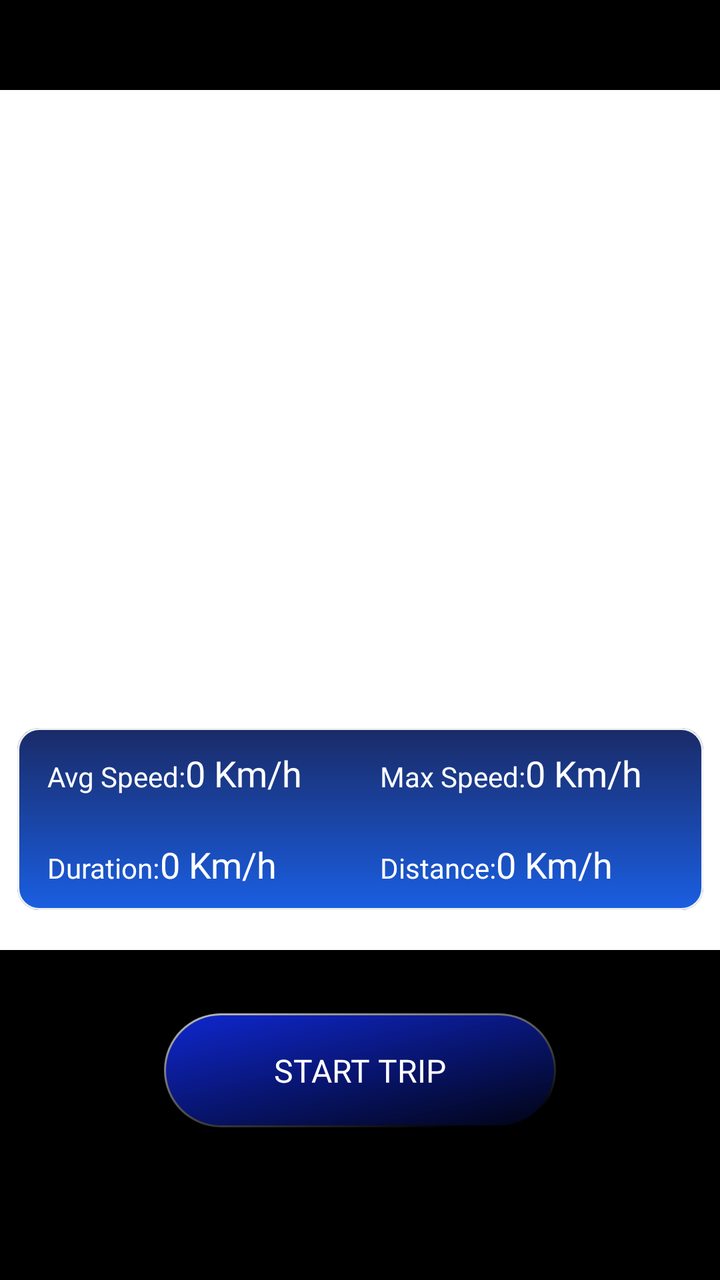
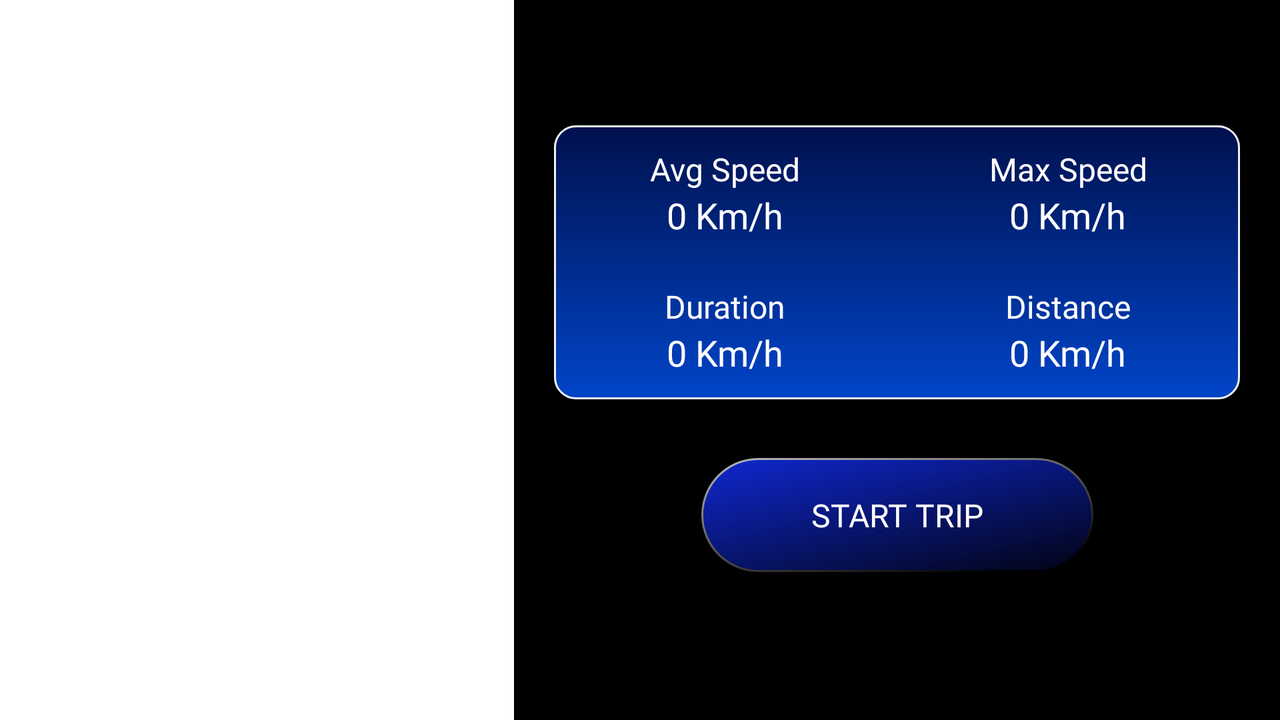

Two renders of one Android screen. The first uses the default layout on a phone; the second uses the alternative layout the repository ships for a different screen configuration, on a matching device. The two XML files are below.
<!-- AndroidManifest.xml: application theme Theme.GpsSpeedometerProX -->
<!-- res/layout/fragment_map.xml -->
<?xml version="1.0" encoding="utf-8"?>
<androidx.constraintlayout.widget.ConstraintLayout xmlns:android="http://schemas.android.com/apk/res/android"
    xmlns:app="http://schemas.android.com/apk/res-auto"
    android:layout_width="match_parent"
    android:layout_height="match_parent"
    android:background="@color/black">

    <LinearLayout
        android:id="@+id/layout_map"
        android:layout_width="match_parent"
        android:layout_height="0dp"
        android:layout_marginTop="45dp"
        android:background="@color/white"
        android:orientation="vertical"
        app:layout_constraintBottom_toTopOf="@id/line0"
        app:layout_constraintTop_toTopOf="parent">



    </LinearLayout>


    <LinearLayout
        android:layout_width="wrap_content"
        android:layout_height="wrap_content"
        android:layout_marginBottom="20dp"
        android:background="@drawable/ic_background_clock_map"
        android:gravity="center"
        android:orientation="vertical"
        android:weightSum="2"
        app:layout_constraintBottom_toBottomOf="@id/layout_map"
        app:layout_constraintEnd_toEndOf="parent"
        app:layout_constraintStart_toStartOf="parent">

        <LinearLayout
            android:layout_width="match_parent"
            android:layout_height="0dp"
            android:layout_marginLeft="10dp"
            android:layout_weight="1"
            android:gravity="center"
            android:orientation="horizontal"
            android:weightSum="2">

            <LinearLayout
                android:layout_width="0dp"
                android:layout_height="wrap_content"
                android:layout_weight="1"
                android:orientation="horizontal">

                <TextView
                    android:layout_width="wrap_content"
                    android:layout_height="wrap_content"
                    android:fontFamily="@font/roboto_medium"
                    android:text="@string/tv_avp_speed_"
                    android:textColor="@color/white"
                    android:textSize="14dp" />

                <TextView
                    android:id="@+id/tv_avg_speed"
                    android:layout_width="wrap_content"
                    android:layout_height="wrap_content"
                    android:fontFamily="@font/roboto_medium"
                    android:text="0 Km/h"
                    android:textColor="@color/white"
                    android:textSize="18dp" />
            </LinearLayout>

            <LinearLayout
                android:layout_width="0dp"
                android:layout_height="wrap_content"
                android:layout_weight="1"
                android:orientation="horizontal">

                <TextView
                    android:layout_width="wrap_content"
                    android:layout_height="wrap_content"
                    android:fontFamily="@font/roboto_medium"
                    android:text="@string/tv_max_speed_"
                    android:textColor="@color/white"
                    android:textSize="14dp" />

                <TextView
                    android:id="@+id/tv_max_speed"
                    android:layout_width="wrap_content"
                    android:layout_height="wrap_content"
                    android:fontFamily="@font/roboto_medium"
                    android:text="0 Km/h"
                    android:textColor="@color/white"
                    android:textSize="18dp" />
            </LinearLayout>


        </LinearLayout>

        <LinearLayout
            android:layout_width="match_parent"

            android:layout_height="0dp"
            android:layout_marginLeft="10dp"
            android:layout_weight="1"
            android:gravity="center"
            android:orientation="horizontal"
            android:weightSum="2">

            <LinearLayout
                android:layout_width="0dp"
                android:layout_height="wrap_content"
                android:layout_weight="1"
                android:orientation="horizontal">

                <TextView
                    android:layout_width="wrap_content"
                    android:layout_height="wrap_content"
                    android:fontFamily="@font/roboto_medium"
                    android:text="@string/tv_duration_"
                    android:textColor="@color/white"
                    android:textSize="14dp" />

                <TextView
                    android:id="@+id/tv_duration"
                    android:layout_width="wrap_content"
                    android:layout_height="wrap_content"
                    android:fontFamily="@font/roboto_medium"
                    android:text="0 Km/h"
                    android:textColor="@color/white"
                    android:textSize="18dp" />
            </LinearLayout>

            <LinearLayout
                android:layout_width="0dp"
                android:layout_height="wrap_content"
                android:layout_weight="1"
                android:orientation="horizontal">

                <TextView
                    android:layout_width="wrap_content"
                    android:layout_height="wrap_content"
                    android:fontFamily="@font/roboto_medium"
                    android:text="@string/tv_distance_"
                    android:textColor="@color/white"
                    android:textSize="14dp" />

                <TextView
                    android:id="@+id/tv_digital"
                    android:layout_width="wrap_content"
                    android:layout_height="wrap_content"
                    android:fontFamily="@font/roboto_medium"
                    android:text="0 Km/h"
                    android:textColor="@color/white"
                    android:textSize="18dp" />
            </LinearLayout>
        </LinearLayout>
    </LinearLayout>

    <androidx.constraintlayout.widget.ConstraintLayout
        android:id="@+id/line0"
        android:layout_width="match_parent"
        android:layout_height="120dp"
        android:layout_marginBottom="45dp"
        android:paddingLeft="40dp"
        android:paddingRight="40dp"
        app:layout_constraintBottom_toBottomOf="parent">

        <Button
            android:id="@+id/bt_start_trip"
            android:layout_width="wrap_content"
            android:layout_height="wrap_content"
            android:background="@drawable/ic_button_start_trip1"
            android:fontFamily="@font/roboto_medium"
            android:text="@string/tv_start_trip"
            android:textColor="@color/white"
            android:textSize="16dp"
            app:layout_constraintBottom_toBottomOf="parent"
            app:layout_constraintEnd_toEndOf="parent"
            app:layout_constraintStart_toStartOf="parent"
            app:layout_constraintTop_toTopOf="parent" />

        <Button
            android:id="@+id/bt_resume"
            android:layout_width="73dp"
            android:layout_height="wrap_content"
            android:background="@drawable/ic_resume"
            android:fontFamily="@font/roboto_medium"
            android:gravity="center"
            android:text="@string/tv_resume"
            android:textColor="@color/white"
            android:textSize="14dp"
            android:visibility="gone"
            app:layout_constraintBottom_toBottomOf="parent"
            app:layout_constraintStart_toStartOf="parent"
            app:layout_constraintTop_toTopOf="parent" />

        <Button
            android:id="@+id/bt_stop"
            android:layout_width="73dp"
            android:layout_height="wrap_content"
            android:background="@drawable/ic_stop"
            android:fontFamily="@font/roboto_medium"
            android:gravity="center"
            android:text="@string/tv_stop"
            android:textColor="@color/white"
            android:textSize="14dp"
            android:visibility="gone"
            app:layout_constraintBottom_toBottomOf="parent"
            app:layout_constraintEnd_toEndOf="parent"
            app:layout_constraintTop_toTopOf="parent" />

    </androidx.constraintlayout.widget.ConstraintLayout>
</androidx.constraintlayout.widget.ConstraintLayout>
<!-- resources referenced by this layout -->
<resources>
  <color name="black">#FF000000</color>
  <color name="white">#FFFFFFFF</color>
  <!-- drawable ic_background_clock_map (drawable) -->
  <vector xmlns:android="http://schemas.android.com/apk/res/android"
      xmlns:aapt="http://schemas.android.com/aapt"
      android:width="343dp"
      android:height="91dp"
      android:viewportWidth="343"
      android:viewportHeight="91">
    <path
        android:pathData="M11,0L332,0A11,11 0,0 1,343 11L343,80A11,11 0,0 1,332 91L11,91A11,11 0,0 1,0 80L0,11A11,11 0,0 1,11 0z"
        android:fillAlpha="0.9">
      <aapt:attr name="android:fillColor">
        <gradient 
            android:startY="0"
            android:startX="171.5"
            android:endY="91"
            android:endX="171.5"
            android:type="linear">
          <item android:offset="0" android:color="#FF001256"/>
          <item android:offset="1" android:color="#FF004CDF"/>
        </gradient>
      </aapt:attr>
    </path>
    <path
        android:strokeWidth="1"
        android:pathData="M11,0.5L332,0.5A10.5,10.5 0,0 1,342.5 11L342.5,80A10.5,10.5 0,0 1,332 90.5L11,90.5A10.5,10.5 0,0 1,0.5 80L0.5,11A10.5,10.5 0,0 1,11 0.5z"
        android:fillColor="#00000000"
        android:strokeColor="#F0F0F0"/>
  </vector>
  <!-- drawable ic_stop (drawable) -->
  <vector xmlns:android="http://schemas.android.com/apk/res/android"
      xmlns:aapt="http://schemas.android.com/aapt"
      android:width="73dp"
      android:height="73dp"
      android:viewportWidth="73"
      android:viewportHeight="73">
    <path
        android:pathData="M36.5,36.5m-36.5,0a36.5,36.5 0,1 1,73 0a36.5,36.5 0,1 1,-73 0">
      <aapt:attr name="android:fillColor">
        <gradient 
            android:startY="-33.0616"
            android:startX="-7.2745"
            android:endY="88.0802"
            android:endX="80.2726"
            android:type="linear">
          <item android:offset="0" android:color="#FFFFFFFF"/>
          <item android:offset="0.813887" android:color="#FF000000"/>
        </gradient>
      </aapt:attr>
    </path>
    <path
        android:pathData="M71.8413,36.2104a35.631,35.3413 89.9997,1 0,-70.6826 -0a35.631,35.3413 89.9997,1 0,70.6826 -0z">
      <aapt:attr name="android:fillColor">
        <gradient 
            android:startY="83.0001"
            android:startX="66.99998"
            android:endY="-5.417101"
            android:endX="-8.1853"
            android:type="linear">
          <item android:offset="0" android:color="#CCFF0000"/>
          <item android:offset="1" android:color="#FF000000"/>
        </gradient>
      </aapt:attr>
    </path>
  </vector>
  <string name="tv_avp_speed_">Avg Speed: </string>
  <string name="tv_distance_">Distance: </string>
  <string name="tv_duration_">Duration: </string>
  <string name="tv_max_speed_">Max Speed: </string>
  <string name="tv_resume">RESUME</string>
  <string name="tv_start_trip">START TRIP</string>
  <string name="tv_stop">STOP</string>
  <style name="Theme.GpsSpeedometerProX" parent="Theme.AppCompat.DayNight.NoActionBar">
          
          <item name="colorPrimary">@color/purple_500</item>
          <item name="colorPrimaryVariant">@color/purple_700</item>
          <item name="colorOnPrimary">@color/white</item>
          
          <item name="colorSecondary">@color/teal_200</item>
          <item name="colorSecondaryVariant">@color/teal_700</item>
          <item name="colorOnSecondary">@color/black</item>
          
          <item name="android:statusBarColor" tools:targetApi="l">?attr/colorPrimaryVariant</item>
          
      </style>
  <color name="purple_500">#FF6200EE</color>
  <color name="purple_700">#000000</color>
  <color name="teal_200">#FF03DAC5</color>
  <color name="teal_700">#FF018786</color>
  <!-- some entries are left out for length -->
</resources>
<!-- res/layout-land/fragment_map.xml (the repository's variant of the layout above) -->
<!-- drawn on the phone turned sideways -->
<?xml version="1.0" encoding="utf-8"?>
<androidx.constraintlayout.widget.ConstraintLayout xmlns:android="http://schemas.android.com/apk/res/android"
    xmlns:app="http://schemas.android.com/apk/res-auto"
    android:layout_width="match_parent"
    android:layout_height="match_parent"
    android:background="@color/black">

    <LinearLayout
        android:id="@+id/layout_map"
        android:layout_width="0dp"
        android:layout_height="0dp"
        android:layout_marginRight="20dp"
        android:background="@color/white"
        android:orientation="vertical"
        app:layout_constraintBottom_toBottomOf="parent"
        app:layout_constraintEnd_toStartOf="@id/layout_data"
        app:layout_constraintStart_toStartOf="parent"
        app:layout_constraintTop_toTopOf="parent">

    </LinearLayout>

    <LinearLayout
        android:id="@+id/layout_data"
        android:layout_width="wrap_content"
        android:layout_height="wrap_content"
        android:layout_marginTop="45dp"
        android:layout_marginRight="20dp"
        android:background="@drawable/ic_background_clock_map_lag"
        android:gravity="center"
        android:orientation="vertical"
        android:weightSum="2"
        app:layout_constraintBottom_toTopOf="@id/line0"
        app:layout_constraintEnd_toEndOf="parent"
        app:layout_constraintTop_toTopOf="parent">

        <LinearLayout
            android:layout_width="match_parent"
            android:layout_height="0dp"
            android:layout_weight="1"
            android:gravity="center"
            android:orientation="horizontal"
            android:weightSum="2">

            <LinearLayout
                android:layout_width="0dp"
                android:layout_height="wrap_content"
                android:layout_weight="1"
                android:gravity="center"
                android:orientation="vertical">

                <TextView
                    android:layout_width="wrap_content"
                    android:layout_height="wrap_content"
                    android:fontFamily="@font/roboto_medium"
                    android:text="@string/tv_avp_speed"
                    android:textColor="@color/white"
                    android:textSize="16sp" />

                <TextView
                    android:id="@+id/tv_avg_speed"
                    android:layout_width="wrap_content"
                    android:layout_height="wrap_content"
                    android:fontFamily="@font/roboto_medium"
                    android:text="0 Km/h"
                    android:textColor="@color/white"
                    android:textSize="18dp" />
            </LinearLayout>

            <LinearLayout
                android:layout_width="0dp"
                android:layout_height="wrap_content"
                android:layout_weight="1"
                android:gravity="center"
                android:orientation="vertical">

                <TextView
                    android:layout_width="wrap_content"
                    android:layout_height="wrap_content"
                    android:fontFamily="@font/roboto_medium"
                    android:text="@string/tv_max_speed"
                    android:textColor="@color/white"
                    android:textSize="16dp" />

                <TextView
                    android:id="@+id/tv_max_speed"
                    android:layout_width="wrap_content"
                    android:layout_height="wrap_content"
                    android:fontFamily="@font/roboto_medium"
                    android:text="0 Km/h"
                    android:textColor="@color/white"
                    android:textSize="18dp" />
            </LinearLayout>


        </LinearLayout>

        <LinearLayout
            android:layout_width="match_parent"
            android:layout_height="0dp"
            android:layout_weight="1"
            android:gravity="center"
            android:orientation="horizontal"
            android:weightSum="2">

            <LinearLayout
                android:layout_width="0dp"
                android:layout_height="wrap_content"
                android:layout_weight="1"
                android:gravity="center"
                android:orientation="vertical">

                <TextView
                    android:layout_width="wrap_content"
                    android:layout_height="wrap_content"
                    android:fontFamily="@font/roboto_medium"
                    android:text="@string/tv_duration"
                    android:textColor="@color/white"
                    android:textSize="16dp" />

                <TextView
                    android:id="@+id/tv_duration"
                    android:layout_width="wrap_content"
                    android:layout_height="wrap_content"
                    android:fontFamily="@font/roboto_medium"
                    android:text="0 Km/h"
                    android:textColor="@color/white"
                    android:textSize="18dp" />
            </LinearLayout>

            <LinearLayout
                android:layout_width="0dp"
                android:layout_height="wrap_content"
                android:layout_weight="1"
                android:gravity="center"
                android:orientation="vertical">

                <TextView
                    android:layout_width="wrap_content"
                    android:layout_height="wrap_content"
                    android:fontFamily="@font/roboto_medium"
                    android:text="@string/tv_distance"
                    android:textColor="@color/white"
                    android:textSize="16dp" />

                <TextView
                    android:id="@+id/tv_digital"
                    android:layout_width="wrap_content"
                    android:layout_height="wrap_content"
                    android:fontFamily="@font/roboto_medium"
                    android:text="0 Km/h"
                    android:textColor="@color/white"
                    android:textSize="18dp" />
            </LinearLayout>


        </LinearLayout>


    </LinearLayout>

    <androidx.constraintlayout.widget.ConstraintLayout
        android:id="@+id/line0"
        android:layout_width="0dp"
        android:layout_height="80dp"
        android:layout_marginBottom="45dp"
        android:paddingLeft="40dp"
        android:paddingRight="40dp"
        app:layout_constraintBottom_toBottomOf="parent"
        app:layout_constraintEnd_toEndOf="@id/layout_data"
        app:layout_constraintStart_toStartOf="@id/layout_data"
        app:layout_constraintTop_toBottomOf="@id/layout_data">

        <Button
            android:id="@+id/bt_start_trip"
            android:layout_width="wrap_content"
            android:layout_height="wrap_content"
            android:background="@drawable/ic_button_start_trip1"
            android:fontFamily="@font/roboto_medium"
            android:text="@string/tv_start_trip"
            android:textColor="@color/white"
            android:textSize="16dp"
            app:layout_constraintBottom_toBottomOf="parent"
            app:layout_constraintEnd_toEndOf="parent"
            app:layout_constraintStart_toStartOf="parent"
            app:layout_constraintTop_toTopOf="parent" />

        <Button
            android:id="@+id/bt_resume"
            android:layout_width="73dp"
            android:layout_height="wrap_content"
            android:background="@drawable/ic_resume"
            android:fontFamily="@font/roboto_medium"
            android:gravity="center"
            android:text="@string/tv_resume"
            android:textColor="@color/white"
            android:textSize="14dp"
            android:visibility="gone"
            app:layout_constraintBottom_toBottomOf="parent"
            app:layout_constraintStart_toStartOf="parent"
            app:layout_constraintTop_toTopOf="parent" />

        <Button
            android:id="@+id/bt_stop"
            android:layout_width="73dp"
            android:layout_height="wrap_content"
            android:background="@drawable/ic_stop"
            android:fontFamily="@font/roboto_medium"
            android:gravity="center"
            android:text="@string/tv_stop"
            android:textColor="@color/white"
            android:textSize="14dp"
            android:visibility="gone"
            app:layout_constraintBottom_toBottomOf="parent"
            app:layout_constraintEnd_toEndOf="parent"
            app:layout_constraintTop_toTopOf="parent" />

    </androidx.constraintlayout.widget.ConstraintLayout>


</androidx.constraintlayout.widget.ConstraintLayout>
<!-- resources referenced by the variant -->
<!-- as the phone turned sideways resolves them -->
<resources>
  <color name="black">#FF000000</color>
  <color name="white">#FFFFFFFF</color>
  <!-- drawable ic_background_clock_map_lag (drawable) -->
  <vector xmlns:android="http://schemas.android.com/apk/res/android"
      xmlns:aapt="http://schemas.android.com/aapt"
      android:width="343dp"
      android:height="137dp"
      android:viewportWidth="343"
      android:viewportHeight="137">
    <path
        android:pathData="M11,0L332,0A11,11 0,0 1,343 11L343,126A11,11 0,0 1,332 137L11,137A11,11 0,0 1,0 126L0,11A11,11 0,0 1,11 0z"
        android:fillAlpha="0.9">
      <aapt:attr name="android:fillColor">
        <gradient 
            android:startY="0"
            android:startX="171.5"
            android:endY="137"
            android:endX="171.5"
            android:type="linear">
          <item android:offset="0" android:color="#FF001256"/>
          <item android:offset="1" android:color="#FF004CDF"/>
        </gradient>
      </aapt:attr>
    </path>
    <path
        android:strokeWidth="1"
        android:pathData="M11,0.5L332,0.5A10.5,10.5 0,0 1,342.5 11L342.5,126A10.5,10.5 0,0 1,332 136.5L11,136.5A10.5,10.5 0,0 1,0.5 126L0.5,11A10.5,10.5 0,0 1,11 0.5z"
        android:fillColor="#00000000"
        android:strokeColor="#F0F0F0"/>
  </vector>
  <!-- drawable ic_stop (drawable) -->
  <vector xmlns:android="http://schemas.android.com/apk/res/android"
      xmlns:aapt="http://schemas.android.com/aapt"
      android:width="73dp"
      android:height="73dp"
      android:viewportWidth="73"
      android:viewportHeight="73">
    <path
        android:pathData="M36.5,36.5m-36.5,0a36.5,36.5 0,1 1,73 0a36.5,36.5 0,1 1,-73 0">
      <aapt:attr name="android:fillColor">
        <gradient 
            android:startY="-33.0616"
            android:startX="-7.2745"
            android:endY="88.0802"
            android:endX="80.2726"
            android:type="linear">
          <item android:offset="0" android:color="#FFFFFFFF"/>
          <item android:offset="0.813887" android:color="#FF000000"/>
        </gradient>
      </aapt:attr>
    </path>
    <path
        android:pathData="M71.8413,36.2104a35.631,35.3413 89.9997,1 0,-70.6826 -0a35.631,35.3413 89.9997,1 0,70.6826 -0z">
      <aapt:attr name="android:fillColor">
        <gradient 
            android:startY="83.0001"
            android:startX="66.99998"
            android:endY="-5.417101"
            android:endX="-8.1853"
            android:type="linear">
          <item android:offset="0" android:color="#CCFF0000"/>
          <item android:offset="1" android:color="#FF000000"/>
        </gradient>
      </aapt:attr>
    </path>
  </vector>
  <string name="tv_avp_speed">Avg Speed</string>
  <string name="tv_distance">Distance</string>
  <string name="tv_duration">Duration</string>
  <string name="tv_max_speed">Max Speed</string>
  <string name="tv_resume">RESUME</string>
  <string name="tv_start_trip">START TRIP</string>
  <string name="tv_stop">STOP</string>
  <style name="Theme.GpsSpeedometerProX" parent="Theme.AppCompat.DayNight.NoActionBar">
          
          <item name="colorPrimary">@color/purple_500</item>
          <item name="colorPrimaryVariant">@color/purple_700</item>
          <item name="colorOnPrimary">@color/white</item>
          
          <item name="colorSecondary">@color/teal_200</item>
          <item name="colorSecondaryVariant">@color/teal_700</item>
          <item name="colorOnSecondary">@color/black</item>
          
          <item name="android:statusBarColor" tools:targetApi="l">?attr/colorPrimaryVariant</item>
          
      </style>
  <color name="purple_500">#FF6200EE</color>
  <color name="purple_700">#000000</color>
  <color name="teal_200">#FF03DAC5</color>
  <color name="teal_700">#FF018786</color>
  <!-- some entries are left out for length -->
</resources>
